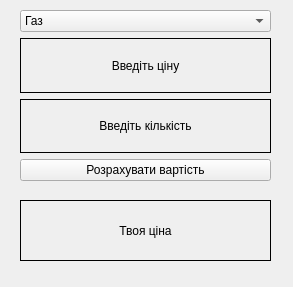
<?xml version="1.0" encoding="UTF-8"?>
<ui version="4.0">
 <class>Form</class>
 <widget class="QWidget" name="Form">
  <property name="geometry">
   <rect>
    <x>0</x>
    <y>0</y>
    <width>293</width>
    <height>287</height>
   </rect>
  </property>
  <property name="windowTitle">
   <string>Form</string>
  </property>
  <widget class="QWidget" name="verticalLayoutWidget">
   <property name="geometry">
    <rect>
     <x>20</x>
     <y>10</y>
     <width>251</width>
     <height>171</height>
    </rect>
   </property>
   <layout class="QVBoxLayout" name="verticalLayout">
    <item>
     <widget class="QComboBox" name="comboBox">
      <item>
       <property name="text">
        <string>Газ</string>
       </property>
      </item>
      <item>
       <property name="text">
        <string>Світло</string>
       </property>
      </item>
      <item>
       <property name="text">
        <string>Вода</string>
       </property>
      </item>
     </widget>
    </item>
    <item>
     <widget class="QLabel" name="label_2">
      <property name="frameShape">
       <enum>QFrame::Box</enum>
      </property>
      <property name="text">
       <string>Введіть ціну</string>
      </property>
      <property name="alignment">
       <set>Qt::AlignCenter</set>
      </property>
     </widget>
    </item>
    <item>
     <widget class="QLabel" name="label">
      <property name="frameShape">
       <enum>QFrame::Box</enum>
      </property>
      <property name="text">
       <string>Введіть кількість</string>
      </property>
      <property name="alignment">
       <set>Qt::AlignCenter</set>
      </property>
     </widget>
    </item>
    <item>
     <widget class="QPushButton" name="pushButton">
      <property name="text">
       <string>Розрахувати вартість</string>
      </property>
     </widget>
    </item>
   </layout>
  </widget>
  <widget class="QLabel" name="label_3">
   <property name="geometry">
    <rect>
     <x>20</x>
     <y>200</y>
     <width>251</width>
     <height>61</height>
    </rect>
   </property>
   <property name="frameShape">
    <enum>QFrame::Box</enum>
   </property>
   <property name="text">
    <string>Твоя ціна</string>
   </property>
   <property name="alignment">
    <set>Qt::AlignCenter</set>
   </property>
  </widget>
 </widget>
 <resources/>
 <connections/>
</ui>
